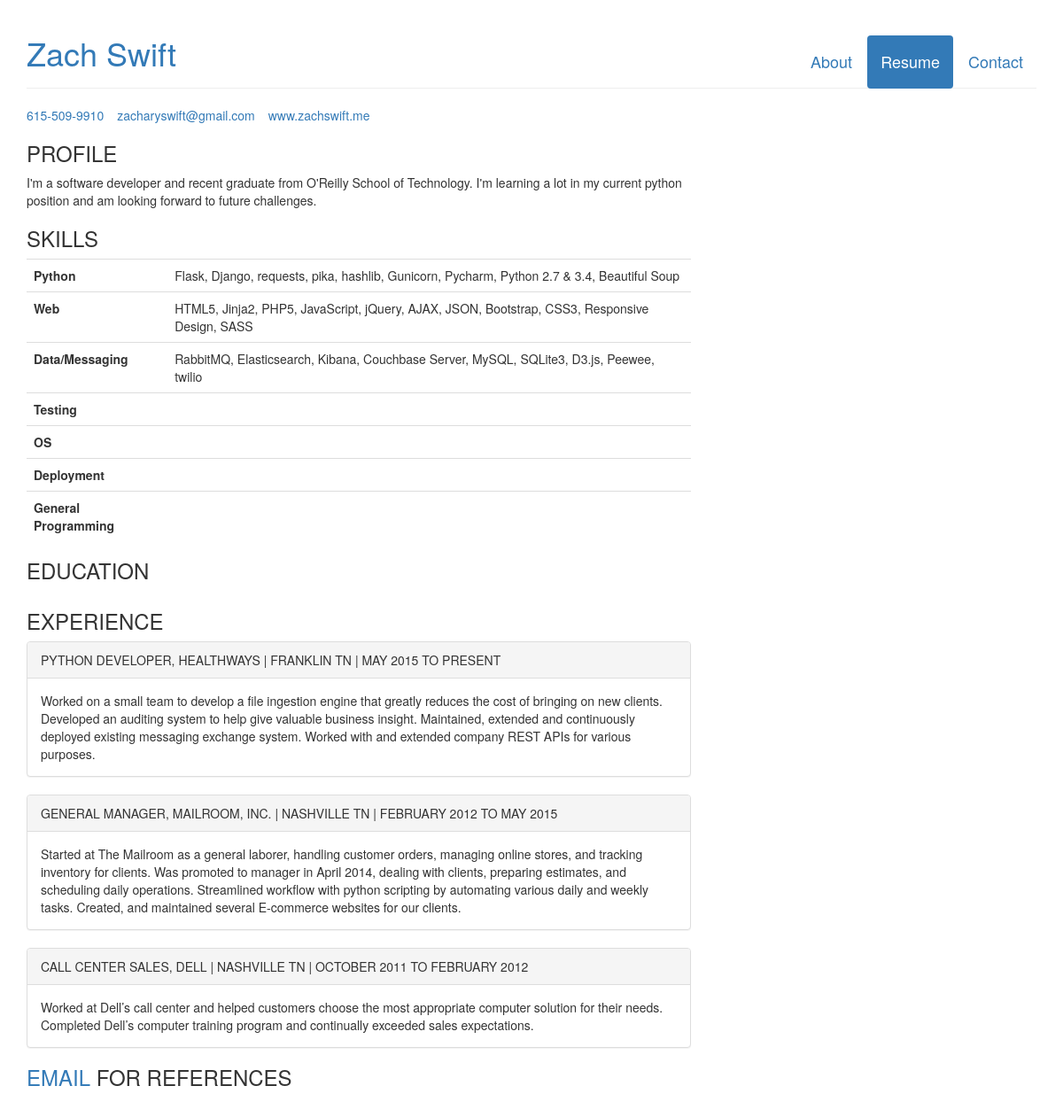
/resume, run on an earlier commit of the app's database.
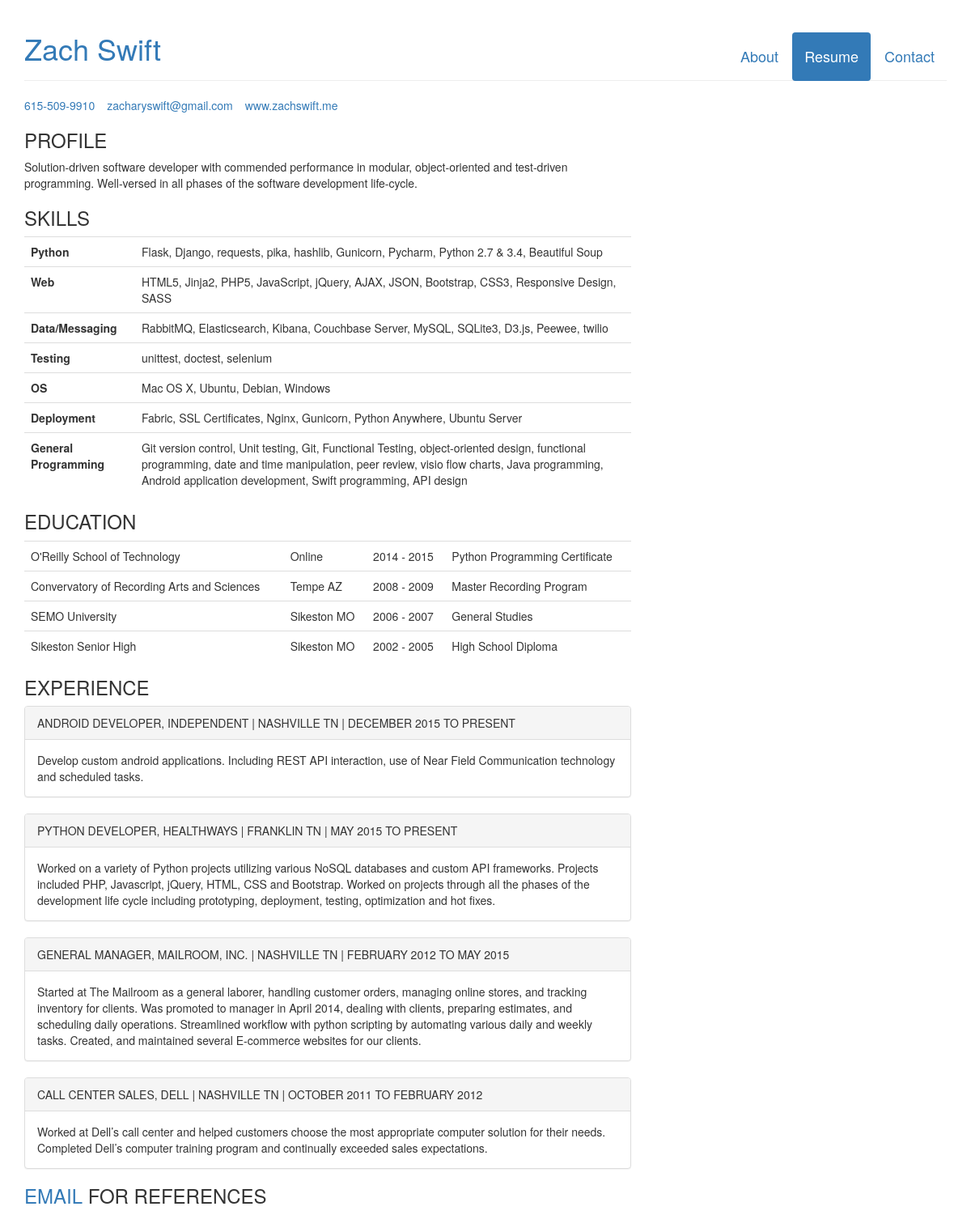
And on a later commit of the database.
### portfolio/models.py (models this page shows, shortened)
class Contact(models.Model):
    name = models.CharField(max_length=50)
    phone = models.CharField(max_length=50)
    email = models.CharField(max_length=50)
    website = models.CharField(max_length=50)

class Profile(models.Model):
    tagline = models.TextField()

class WorkHistory(models.Model):
    company = models.CharField(max_length=75)
    start_date = models.DateField()
    end_date = models.DateField(null=True, blank=True)
    title = models.CharField(max_length=50)
    location = models.CharField(max_length=75)
    description = models.TextField()

class Education(models.Model):
    school = models.CharField(max_length=50)
    start_date = models.DateField()
    end_date = models.DateField()
    location = models.CharField(max_length=75)
    subject = models.CharField(max_length=75)

### portfolio/views.py (the view)
# urls.py: url(r'^resume', 'portfolio.views.resume', name='resume'),
def resume(request):
    tagline = Profile.objects.all()[0].tagline
    libraries = ', '.join([obj.library for obj in Python.objects.all()])
    web = ', '.join([obj.lang for obj in Web.objects.all()])
    contact = Contact.objects.all()[0]
    general = ', '.join([obj.name for obj in General.objects.all()])
    deployment = ', '.join([obj.name for obj in Deployment.objects.all()])
    testing = ', '.join([obj.name for obj in Testing.objects.all()])
    os = ', '.join([obj.name for obj in OS.objects.all()])
    work = WorkHistory.objects.order_by('-start_date')
    for obj in work:
        obj.title = obj.title.upper()
        obj.company = obj.company.upper()
        obj.location = obj.location.upper()
        obj.start_date = obj.start_date.strftime('%B %Y').upper()
        if obj.end_date:
            obj.end_date = obj.end_date.strftime('%B %Y').upper()
    education = Education.objects.order_by('-start_date')
    for obj in education:
        obj.start_date = obj.start_date.strftime('%Y').upper()
        if obj.end_date:
            obj.end_date = obj.end_date.strftime('%Y').upper()
    return render(request, 'resume.html', {
        'tagline': tagline,
        'libraries': libraries,
        'web': web, 'work': work,
        'contact': contact,
        'education': education,
        'general': general,
        'deployment': deployment,
        'testing': testing,
        'OS': os,
    })

### portfolio/templates/resume.html (shortened to what this page needs)
<!DOCTYPE html>
<html>
	<head>
		<link href="/static/css/bootstrap.min.css" rel="stylesheet">
  	</head>
	<body>
    	<div class="container">
			<header class='page-header'>
				<ul class='nav nav-pills pull-right'>
					<li><a href="about" ><h4>About</h4></a></li>
					<li class='active'><a href="resume"><h4>Resume</h4></a></li>
					<li><a href="contact" ><h4>Contact</h4></a></li>
				</ul>
				<a href="/"><h1>{{contact.name}}</h1></a>
			</header>
			<div class='row'>
				<div class='col-md-8'>
					<table class="no-top" >
						<tr>
							<td><a href="tel:{{contact.phone}}">{{contact.phone}}</a> </td>
							<td><a href="mailto:{{contact.email}}">{{contact.email}}</a> </td>
							<td><a href='/'>{{contact.website}}</a></td>
						</tr>
					</table>
					<h3>PROFILE</h3>
					<p>
						{{ tagline }}
					</p>
					<h3>SKILLS</h3>
					<table class='table'>
						<tr>
							<th>Python</th><td>{{libraries}}</td>
						</tr>
						<tr>
							<th>Web</th> <td>{{web}}</td>
						</tr>
						<tr>
							<th>Data/Messaging</th> <td>RabbitMQ, Elasticsearch, Kibana, Couchbase Server, MySQL,
							SQLite3, D3.js, Peewee, twilio</td>
						</tr>
						<tr>
							<th>Testing</th> <td>{{testing}}</td>
						</tr>
						<tr>
							<th>OS</th><td>{{OS}}</td>
						</tr>
						<tr>
							<th>Deployment</th><td>{{deployment}}</td>
						</tr>
						<th>General Programming</th><td>{{general}}</td>
					</table>
					<h3>EDUCATION</h3>
					<table class='table'>
						{% for school in education%}
						<tr>
							<td>{{school.school}}</td><td>{{school.location}}</td><td>{{school.start_date}} - {{school.end_date}} </td><td>{{school.subject}}</td>
						</tr>
						{% endfor %}
					</table>
					<h3>EXPERIENCE</h3>
						{% for job in work %}
							<div class="panel panel-default">
							<div class="panel-heading">{{job.title}}, {{job.company}} | {{job.location}} | {{job.start_date}} TO {% if job.end_date %} {{job.end_date}} {% else %} PRESENT {% endif %}</div>
								<div class="panel-body">
									{{job.description}}
								</div>
							</div>
						{% endfor %}
					<h3 style="padding-bottom:50px;"><a href="{{contact.email}}">EMAIL</a> FOR REFERENCES</h3>
				</div>
			</div>
		</div>
	</body>
</html>

### portfolio/templates/resume.html (style rules this page uses)
.no-top td { padding-right: 15px; padding-top: 0px; }

What changed in the data, as far as the page shows it:
changed Profile: tagline "I'm a software developer and recent graduate from O'Reilly School of Technology. I'm learning a lot in my current python position and am looking forward to future challenges." → "Solution-driven software developer with commended performance in modular, object-oriented and test-driven programming. Well-versed in all phases of the software development life-cycle."
added Education: school "O'Reilly School of Technology", location "Online", start_date "2014", end_date "2015", subject "Python Programming Certificate"
added Education: school "Convervatory of Recording Arts and Sciences", location "Tempe AZ", start_date "2008", end_date "2009", subject "Master Recording Program"
added Education: school "SEMO University", location "Sikeston MO", start_date "2006", end_date "2007", subject "General Studies"
added Education: school "Sikeston Senior High", location "Sikeston MO", start_date "2002", end_date "2005", subject "High School Diploma"
added WorkHistory: title "ANDROID DEVELOPER", company "INDEPENDENT", location "NASHVILLE TN", start_date "DECEMBER 2015", shows "PRESENT", description "Develop custom android applications. Including REST API interaction, use of Near Field Communication technology and scheduled tasks."
changed WorkHistory "PYTHON DEVELOPER": description "Worked on a small team to develop a file ingestion engine that greatly reduces the cost of bringing on new clients. Developed an auditing system to help give valuable business insight. Maintained, extended and continuously deployed existing messaging exchange system. Worked with and extended company REST APIs for various purposes." → "Worked on a variety of Python projects utilizing various NoSQL databases and custom API frameworks. Projects included PHP, Javascript, jQuery, HTML, CSS and Bootstrap. Worked on projects through all the phases of the development life cycle including prototyping, deployment, testing, optimization and hot fixes."
Also different on the page:
{{ testing }}: (not shown) → "unittest, doctest, selenium"
{{ OS }}: (not shown) → "Mac OS X, Ubuntu, Debian, Windows"
{{ deployment }}: (not shown) → "Fabric, SSL Certificates, Nginx, Gunicorn, Python Anywhere, Ubuntu Server"
{{ general }}: (not shown) → "Git version control, Unit testing, Git, Functional Testing, object-oriented design, functional programming, date and time manipulation, peer review, visio flow charts, Java programming, Android application development, Swift programming, API design"
